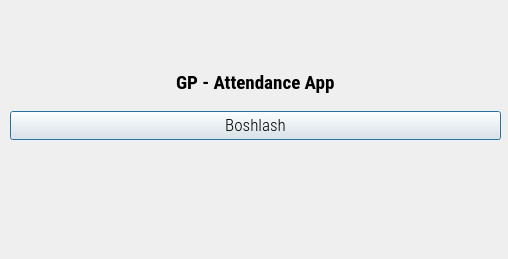
<?xml version="1.0" encoding="UTF-8"?>
<ui version="4.0">
 <class>Dialog</class>
 <widget class="QDialog" name="Dialog">
  <property name="geometry">
   <rect>
    <x>0</x>
    <y>0</y>
    <width>508</width>
    <height>259</height>
   </rect>
  </property>
  <property name="minimumSize">
   <size>
    <width>508</width>
    <height>259</height>
   </size>
  </property>
  <property name="maximumSize">
   <size>
    <width>260</width>
    <height>130</height>
   </size>
  </property>
  <property name="windowTitle">
   <string>GP - Face Recognition App</string>
  </property>
  <!-- <property name="windowIcon">
   <iconset resource="resource.qrc">
    <normaloff>:/icon/icon.png</normaloff>:/icon/icon.png</iconset>
  </property> -->
  <!-- <widget class="QLabel" name="logolabel">
   <property name="geometry">
    <rect>
     <x>0</x>
     <y>0</y>
     <width>500</width>
     <height>133</height>
    </rect>
   </property>
   <property name="text">
    <string/>
   </property>
   <property name="pixmap">
    <pixmap resource="resource.qrc">:/logo/logo.png</pixmap>
   </property>
  </widget> -->
  <widget class="QWidget" name="verticalLayoutWidget">
   <property name="geometry">
    <rect>
     <x>10</x>
     <y>60</y>
     <width>491</width>
     <height>80</height>
    </rect>
   </property>
   <layout class="QVBoxLayout" name="verticalLayout">
    <item>
     <layout class="QHBoxLayout" name="horizontalLayout">
      <item alignment="Qt::AlignHCenter">
       <widget class="QLabel" name="filelabel">
        <property name="font">
         <font>
          <family>Roboto Condensed</family>
          <pointsize>14</pointsize>
          <weight>75</weight>
          <bold>true</bold>
         </font>
        </property>
        <property name="text">
         <string>GP - Attendance App</string>
        </property>
       </widget>
      </item>
     </layout>
    </item>
    <item>
     <widget class="QPushButton" name="runButton">
      <property name="font">
       <font>
        <family>Roboto Condensed Light</family>
        <pointsize>13</pointsize>
       </font>
      </property>
      <property name="text">
       <string>Boshlash</string>
      </property>
     </widget>
    </item>
   </layout>
  </widget>
 </widget>
 <resources>
  <include location="resource.qrc"/>
 </resources>
 <connections/>
</ui>
